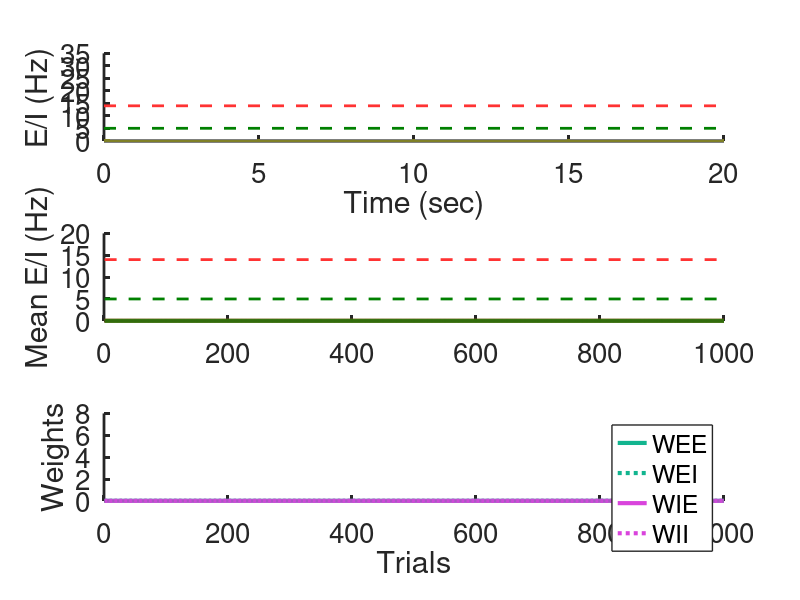

Recreate this plot in MATLAB. (Note: this script raises an error after producing the figure.)
% Based on Rocha_2017
% ssaray@ucla.edu

close all
clear all


dt = 0.0001; %IN SECONDS
tmax   = 20/dt; %
nTrial = 1000; %1000
exp = 20; 
    
HOMEOSTATIC_FLAG = 1;
GRAPHICS = 1;
VIDEO = 1;
%savetrials = [1:10:nTrial,nTrial-9:nTrial-1]; 
savetrials= [1,199,995]; %Note that this numbers are rounded in the figure legend for simplicity

foldername=['cross-homeo_Up_Dev_demo'];

mkdir(foldername)


%% NETWORK PARAMETERS

F = @(x,gain,Thr) gain*max(0,x-Thr);

WEE = 3;    %3
WEI = 1;    %1 
WIE = 7;   %7
WII = 0.5;  %0.5

thetaE = 4.8;
thetaI = 25;
gainE = 1;
gainI = 4;

%W_MIN = 0.1;

Etau = 10/(dt*1000); %10
Itau = 2/(dt*1000);  %2

Beta = 0.4; %1 %0.5
tauA = 500;


%Evoked
EvokedOn = 0.250/dt;
EvokedDur = 0.01/dt;
EvokedAmp = 0;


hR = zeros(tmax,2); %history of Inh and Ex rate and adaptation


E_MAX = 100; %100
I_MAX = 250; %250
min_ExAvg = 1;
min_InhAvg =1;


%% PLASTICITY STUFF


ExSet = 5;
InhSet = 14;

tau_trial = 10; 
UpThreshold = 2; 


mean_FCaUp =0;


W_MIN= 0.1;


alpha=0.0001;



rng(42) %fixed seed

tic

%% GRAPHICS

if GRAPHICS
h=figure('Renderer', 'painters', 'Position', [1 1 1200 900]);  
set(gcf,'color','w');
subplot(3,1,1)
colormap = [ 255/255,51/255,51/255; 0 0.5 0; 0 0 1];
set(gca,'colororder',colormap);
hold on
plot(dt:dt:tmax*dt,hR,'ydatasource','hR','linewidth',3);
line([dt tmax*dt],[ExSet ExSet],'color',[0 0.5 0],'linestyle','--','linewidth',2);
line([dt tmax*dt],[InhSet InhSet],'color',[255/255,51/255,51/255],'linestyle','--','linewidth',2);
ylabel('E/I (Hz)')
xlabel('Time (sec)')
set(gca,'FontSize',20)
set(gca,'linew',2)
set(gca, 'box', 'off')
ylim([0 35])


subplot(3,1,2)
plot(zeros(nTrial,1),'color',[255/255,51/255,51/255],'ydatasource','trialhistFCaInh','linewidth',3);
hold on
plot(zeros(nTrial,1),'color',[0 0.5 0],'ydatasource','trialhistFCa','linewidth',3);
line([1 nTrial],[ExSet ExSet],'color',[0 0.5 0],'linestyle','--','linewidth',2);
line([1 nTrial],[InhSet InhSet],'color',[255/255,51/255,51/255],'linestyle','--','linewidth',2);
ylabel('Mean E/I (Hz)')
set(gca,'FontSize',20)
set(gca,'linew',2)
set(gca, 'box', 'off')
ylim([0 20])


subplot(3,1,3)
plot(zeros(nTrial,1),'color',[18/255, 181/255, 143/255],'ydatasource','trialhistWEE','linewidth',3);
hold on
plot(zeros(nTrial,1),'color',[18/255, 181/255, 143/255],'ydatasource','trialhistWEI','linestyle',':','linewidth',3);
plot(zeros(nTrial,1),'color',[217/255, 68/255, 220/255],'ydatasource','trialhistWIE','linewidth',3);
plot(zeros(nTrial,1),'color',[217/255, 68/255, 220/255],'ydatasource','trialhistWII','linestyle',':','linewidth',3);
xlim([0 nTrial])
ylabel('Weights')
xlabel('Trials')
set(gca,'FontSize',20)
set(gca,'linew',2)
set(gca, 'box', 'off')
legend('WEE','WEI','WIE','WII','LineWidth',1)
ylim([0 8])

end

%%

    
 %% Trial history variables
trialhistmean_FCaUp = NaN(nTrial,1);
trialhistFCa      = NaN(nTrial,1);
trialhistFCaInh   = NaN(nTrial,1);
trialhistWEE      = NaN(nTrial,1);
trialhistWEI      = NaN(nTrial,1);
trialhistWIE      = NaN(nTrial,1);
trialhistWII      = NaN(nTrial,1);  
trialhistUpDur    = NaN(nTrial,1); 
trialhistUpFreq    = NaN(nTrial,1); 

%% Init Variables

WInit = [WEE WEI WIE WII];
   
ExAvg = 0;
InhAvg = 0;

      
% Ornstein�Uhlenbeck Noise
OUtau = 1/10;
OUmu = 0;
OUsigma = 1.2; %1.1; %in the paper the sigma is 3.5??? sqrt(3.5) = 1.87 | may be mean sigma is the variance?
OUE = 0;
OUI = 0;


hR = zeros(tmax,2); %history of Inh and Ex rate and adaptation

counter = 0;
   
   for trial=1:nTrial
      
      
      E = 0;
      I = 0;
      a = 0;
      
      
      fCa = zeros(1,tmax);  %instantaneous fast Ca sensor
      fCaInh = zeros(1,tmax);  %instantaneous fast Ca sensor
      totUpTime = 0;
      totUpTimeI = 0;

      
      hR = zeros(tmax,2); %history of Inh and Ex rate and adaptation
      
      for t=1:tmax
         
         
         
         OUE = OUE + OUtau*(OUmu-OUE) + OUsigma*randn; %Ornstein-Uhlenbeck Noise for excitatory unit
         OUI = OUI + OUtau*(OUmu-OUI) + OUsigma*randn; %Ornstein-Uhlenbeck Noise for inhibitory unit
         
         E = E + (-E + F(WEE*E - WEI*I - a + OUE,gainE,thetaE) )/Etau;
         I = I + (-I + F(WIE*E - WII*I + OUI,gainI,thetaI) )/Itau;
         
         a = a + (-a + Beta*E)/tauA; %ADAPTATION 

         if E>E_MAX; E = E_MAX; end
         if I>I_MAX; I = I_MAX; end
                  
         % Ca Sensors
         
         fCa(:,t) = E;         
         fCaInh(:,t) = I;
     

         hR(t,:) = [I E];
         
      end
      
       [UpFreq, UpDur] = RasterFindUpStates(hR(:,2)',1,0.1);

      %% HOMEOSTASIS
         
         fCa_Up = fCa(fCa>UpThreshold);
         fCaInh_Up = fCaInh(fCaInh>UpThreshold);
         
         if isempty(fCa_Up)
             fCa_Up = 0;
         end
         if isempty(fCaInh_Up)
             fCaInh_Up = 0;
         end
         
         mean_FCaUp=mean(fCa_Up,2);
         ExAvg    = ExAvg  + (-ExAvg  + mean_FCaUp)/tau_trial;
         InhAvg   = InhAvg + (-InhAvg + mean(fCaInh_Up,2))/tau_trial;
         

      
      if HOMEOSTATIC_FLAG
          

          EAvg =  max(1,ExAvg); %Presynaptic factor on the rules is rectified with a minimum value. 
          IAvg = max(1,InhAvg); 
          
            newWEE = WEE + alpha*EAvg*(InhSet-IAvg);
            newWEI = WEI - alpha*IAvg*(InhSet-IAvg);
            newWIE = WIE - alpha*EAvg*(ExSet-EAvg); 
            newWII = WII + alpha*IAvg*(ExSet-EAvg); 
                     
         
         WEE = newWEE; WEI = newWEI; WIE = newWIE; WII = newWII;
         
         if WEE<W_MIN; WEE = W_MIN; end
         if WEI<W_MIN; WEI = W_MIN; end
         if WIE<W_MIN; WIE = W_MIN; end
         if WII<W_MIN; WII = W_MIN; end
      
      end
      
      
      trialhistmean_FCaUp(trial) = mean_FCaUp;
      trialhistFCa(trial) = ExAvg;
      trialhistFCaInh(trial) = InhAvg;
      trialhistWEE(trial) = WEE;
      trialhistWEI(trial) = WEI;
      trialhistWIE(trial) = WIE;
      trialhistWII(trial) = WII;
      trialhistUpDur(trial) = mean(UpDur);
      trialhistUpFreq(trial) = UpFreq;


%%
      if GRAPHICS
     
      refreshdata %refresh graphics
      drawnow
      
        if ismember(trial,savetrials)
            saveas(gcf,[foldername,'\Ex',num2str(ExSet),'Inh',num2str(InhSet),'Trial',num2str(trial)],'epsc') 
        end
      end
%%
      if VIDEO
      counter = counter+1;
      frames(counter) = getframe(h); 
      end
      
   end
   
   
   
  %% 
   
   if VIDEO
    video = VideoWriter([foldername,'/exp',num2str(exp)]);
    video.FrameRate = 5;
    open(video)
    writeVideo(video,frames);
    close(video)
    clear video
    clear frames
   end
   
   
   close all

save([foldername,'/temp','Ex',num2str(ExSet),'Inh',num2str(InhSet)])
toc